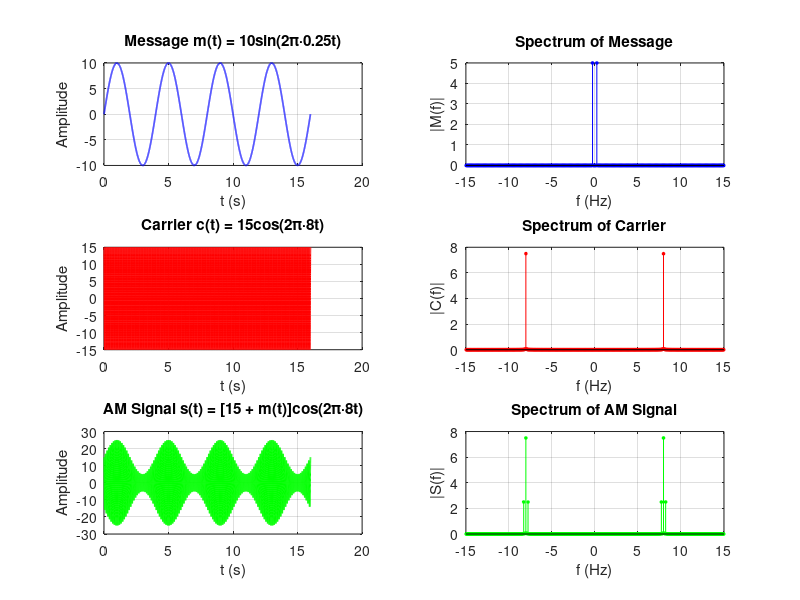

MATLAB code for this plot: (Note: this script raises an error after producing the figure.)
% ============================================
% Question X - AM Modulation
% ============================================
clc; clear; close all;

% Parameters
fm = 0.25;   % Message frequency (Hz)
fc = 8;      % Carrier frequency (Hz)
Am = 10;     % Message amplitude
Ac = 15;     % Carrier amplitude

% Time vector (4 cycles of lowest frequency = message)
t = 0:0.001:16;

% Signals
msg     = Am * sin(2*pi*fm*t);
carrier = Ac * cos(2*pi*fc*t);

% Standard AM: s(t) = [Ac + m(t)] * cos(2*pi*fc*t)
modulated = (Ac + msg) .* cos(2*pi*fc*t);

% --- Periodicity Check ---
fprintf('=== Periodicity Analysis ===\n');
fprintf('Message period:    Tm = 1/%.2f = %.2f s\n', fm, 1/fm);
fprintf('Carrier period:    Tc = 1/%.2f = %.4f s\n', fc, 1/fc);
fprintf('Ratio Tm/Tc = %.1f (integer) → Modulated signal IS PERIODIC\n', (1/fm)/(1/fc));
fprintf('Fundamental period = Tm = %.2f s\n\n', 1/fm);

% --- Spectrum Function ---
Fs = 1/0.001;
N  = length(t);
f  = (-N/2:N/2-1) * (Fs/N);

spec = @(x) fftshift(abs(fft(x,N)/N));

S_msg  = spec(msg);
S_car  = spec(carrier);
S_mod  = spec(modulated);

% --- Plots ---
figure(1);
subplot(3,2,1);
plot(t, msg, 'b', 'LineWidth', 1.2);
title('Message m(t) = 10sin(2\pi·0.25t)');
xlabel('t (s)'); ylabel('Amplitude'); grid on;

subplot(3,2,2);
stem(f, S_msg, 'b', 'filled', 'MarkerSize', 2);
xlim([-15 15]);
title('Spectrum of Message');
xlabel('f (Hz)'); ylabel('|M(f)|'); grid on;

subplot(3,2,3);
plot(t, carrier, 'r', 'LineWidth', 1.2);
title('Carrier c(t) = 15cos(2\pi·8t)');
xlabel('t (s)'); ylabel('Amplitude'); grid on;

subplot(3,2,4);
stem(f, S_car, 'r', 'filled', 'MarkerSize', 2);
xlim([-15 15]);
title('Spectrum of Carrier');
xlabel('f (Hz)'); ylabel('|C(f)|'); grid on;

subplot(3,2,5);
plot(t, modulated, 'g', 'LineWidth', 1.2);
title('AM Signal s(t) = [15 + m(t)]cos(2\pi·8t)');
xlabel('t (s)'); ylabel('Amplitude'); grid on;

subplot(3,2,6);
stem(f, S_mod, 'g', 'filled', 'MarkerSize', 2);
xlim([-15 15]);
title('Spectrum of AM Signal');
xlabel('f (Hz)'); ylabel('|S(f)|'); grid on;

sgtitle('Question X - AM Modulation');
